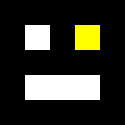
Frame 1 (no input)
Frame 60 (the mouse pressed at the canvas centre just before this capture): identical to frame 1, image omitted
Frame 120 (the mouse held since frame 60 and released just before this capture): identical to frame 1, image omitted

The Processing sketch that drew this single still picture (run headless with seeded random() and noise(); from frame 60 on, the mouse is pressed at the canvas centre):

// Processing sketch: processing_168217
// ── processing_168217.pde

void setup (){
  size(125, 125);
  background(0);

}

void draw(){
    noStroke();
    fill(255);
    rect(25, 25, 25, 25);
    fill(255, 255, 0);
    rect(75, 25, 25, 25);
    fill(255);
    rect(25, 75, 75, 25);
}
